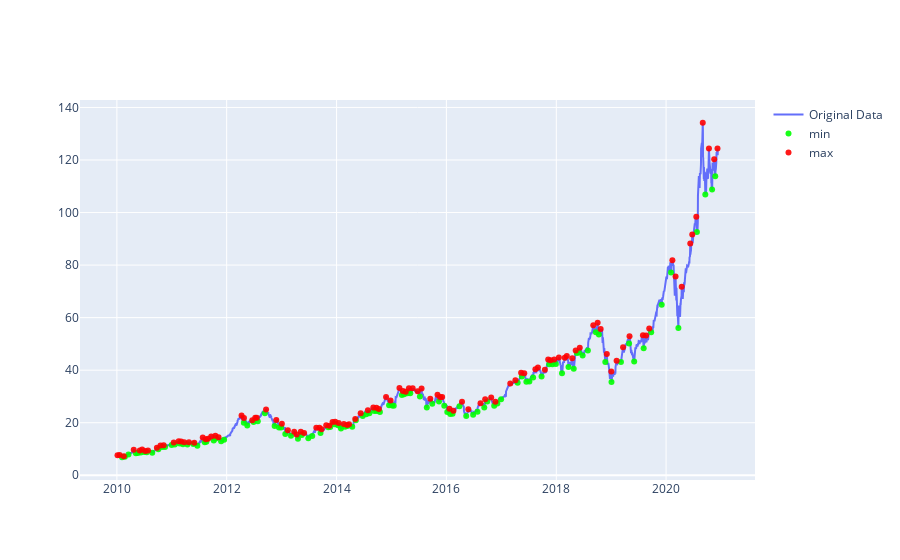

Notebook cell for this chart:
### Code cell
# Plot Min/Max with Plotly
import plotly.graph_objects as go

#fig = go.Figure(data=[go.Candlestick(x=data['date'],
#                open=data['open'],
#                high=data['high'],
#                low=data['low'],
#                close=data['close'])])
fig = go.Figure(data= go.Scatter(
    x=data['date'],
    y=data['close'],
    name='Original Data'
))
#fig = go.Figure([go.Scatter(x=df['Date'], y=df['AAPL.High'])])                
fig.add_trace(go.Scatter(mode="markers", x=df_min_ts['date'], y=df_min_ts['close'], name="min",marker_color='rgba(0, 255, 0, .9)'))
fig.add_trace(go.Scatter(mode="markers", x=df_max_ts['date'], y=df_max_ts['close'], name="max",marker_color='rgba(255, 0, 0, .9)'))

config = {'displayModeBar': False}
fig.show(config=config)
